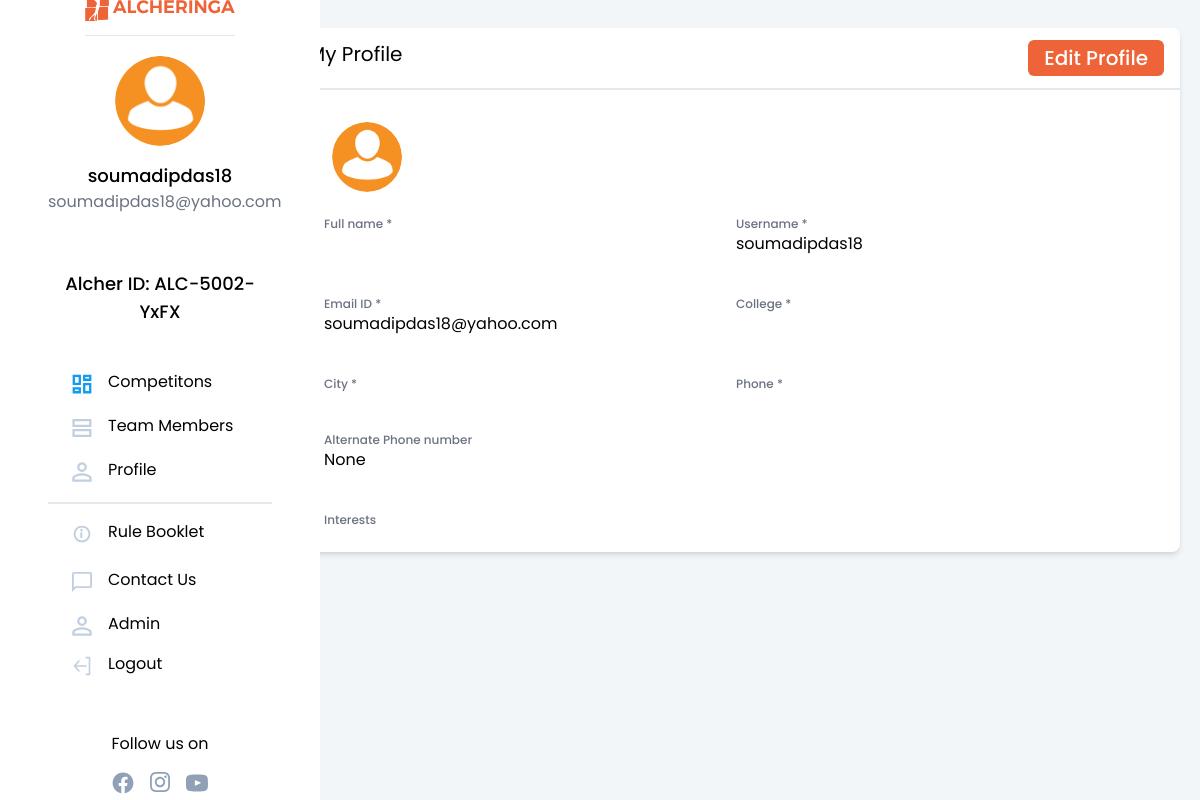
Page /auth/profile/ (signed in) on the committed database.
### authentication/models.py (models this page shows, shortened)
class NewUser(AbstractBaseUser, PermissionsMixin):
    alcherid = models.CharField(
        max_length=255, blank=True, unique=True)
    id = models.SlugField(primary_key=True, default=uuid.uuid4)
    img = models.ImageField(upload_to="image_uploads/userdp/",
                            default='user-default.png')
    email = models.EmailField(_('email address'), unique=True)
    username = models.CharField(max_length=150, unique=True)
    collegename = models.CharField(max_length=150, unique=False)
    city = models.CharField(max_length=150, unique=False)
    fullname = models.CharField(max_length=150, blank=True)
    phone = PhoneNumberField(unique=False, blank=True)
    alternate_phone = PhoneNumberField(unique=False, blank=True,null=True)
    interest = models.ManyToManyField(
        "competitions.Module", related_name="interest")
    team_members=models.IntegerField(default=0)
    no_of_events_registered=models.IntegerField(default=0)
    date_joined = models.DateTimeField(default=timezone.now)
    provider = models.CharField(max_length=200, unique=False, default="email")
    about = models.TextField(_('about'), max_length=500, blank=True)
    is_staff = models.BooleanField(default=False)
    is_active = models.BooleanField(default=False)
    objects = CustomAccountManager()
    USERNAME_FIELD = 'email'
    REQUIRED_FIELDS = ['username']

### authentication/views.py (the view)
# urls.py: path('profile/', views.profile, name='profile'),
@login_required(login_url='login')
def profile(request):
    modules = Module.objects.all()
    if request.method == 'POST':
        u_form = UserUpdateForm(
            request.POST, request.FILES, instance=request.user)
        if u_form.is_valid():
            u_form.save()
            messages.success(request, f'Your Profile has been updated!')
            return redirect('profile')
        print(u_form.errors)
    else:
        u_form = UserUpdateForm(instance=request.user)
    return render(request, 'authentication/profile.html', {'heading': 'Profile', 'form': u_form, 'modules': modules, 'totalmodules': modules.count()})

### competitions/models.py (called while the page is built)
    def __str__(self):
          return str(self.module)

### templates/authentication/profile.html (shortened to what this page needs)
{% extends '../basictailwind.html'%}
{% block body %}
<body  x-data="{ showModal: false}" :class="{'overflow-y-hidden': showModal}">
	<div class="flex" style="background-color: #F3F6F8;">
		{% include "../navbar.html" %}
		<div class="flex-grow h-screen">
			<div class="flex flex-grow" style="background-color: #F3F6F8;">
                <div class="mx-4 flex-grow">
                    <br>
                    <div class="flex m-1">
                        <div class=" bg-white max-w-4xl rounded-lg w-screen shadow-md">
                            <div >
                                <div class="py-3 pl-6 flex flex-row text-xl border-b-2 font-normal justify-between">
                                    <div>My Profile</div>
                                     <div><a href="{%url 'profileedit'%}"> <button
                                            class="orcolor mr-4 text-white md:ml-5 pt-1 pb-1 pl-4 pr-4 rounded-md font-medium">Edit Profile</button></a></div></div>
                                <br>
                                <div class="mx-10">
                                    <div class="container p-2">
                                        <img style="height : 70px; width : 70px; border-radius: 50%;" src="{{request.user.img.url}}" id="dp-set"class="justify-self-start"
                                            alt="profile pic" border="0" class="mx-auto" style="border-radius:9999px;" />
                                    </div>
                                        <div class="grid grid-cols-2 gap-2 place-content-end md:place-content-center">
                                            <div class="my-4">
                                                <div class="font-medium text-xs text-gray-500 text-left">Full name *</div>
                                            </div>
                                            <div  class="my-4">
                                                <div class="font-medium text-xs text-gray-500 text-left ">Username *</div>
                                                {{ request.user.username }}
                                            </div>
                                            <div  class="my-4">
                                                <div class="font-medium text-xs text-gray-500 text-left">Email ID *</div>
                                                {{ request.user.email }}
                                            </div>
                                            <div  class="my-4">
                                                <div class="font-medium text-xs text-gray-500 text-left">College *</div>
                                            </div>
                                            <div class="my-4">
                                                <div class="font-medium text-xs text-gray-500 text-left">City *</div>
                                            </div>
                                            <div class="my-4">
                                                <div class="font-medium text-xs text-gray-500 text-left">Phone *</div>
                                            </div class="my-4">
                                            <div class="my-4">
                                                <div class="font-medium text-xs text-gray-500 text-left">Alternate Phone number</div>
                                                {{  request.user.alternate_phone }}
                                            </div>
                                        </div>
                                        <div class="container">
                                            <div>
                                                <div class="pt-6 font-medium text-xs text-gray-500 text-left">Interests</div>
                                            </div>
                                            <div class="flex flex-wrap py-3" id="chip-interest">
                                            </div>
                                        </div>
                                </div>
                            </div>
                        </div>
                    </div>
                </div>
            </div>
        </div>
	</div>
</body>
{% endblock %}

### templates/navbar.html (shortened to what this page needs)
{%load static%}
  <nav class="w-80 hidden sm:block bg-white rounded shadow-md">
    <div class="w-80 h-screen flex flex-col justify-center bg-white border-gray-400 px-12 fixed float-left">
      <a href="/"><img src="{% static 'imgs/alcher_orange.svg'%}" class="mt-24 mx-auto pb-3 border-b" width="150px" height="40px" alt="logo" border="0" /></a>
      <div class="flex flex-col justify-center my-5">
        <img style="height : 90px; width : 90px; border-radius: 50%;" src="{{request.user.img.url}}" alt="profile pic" border="0"
                class="mx-auto rounded-full" />
        <div class="pt-4 font-medium text-lg text-center">{{request.user.username}}</div>
        <div class="text-gray-500 text-base font-normal text-center">{{request.user.email}}</div>
      </div>
      <div class="flex flex-col justify-center my-5">
        <div class="pt-4 font-medium text-lg text-center">Alcher ID: {{request.user.alcherid}}</div>
      </div>
      <div class="pt-2 mt-2 mb-28 flex flex-col justify-center">
        <a href="{%url 'showallcompetitions'%}"><div class="rounded-full flex flex-nowrap my-1 py-2 pl-6 w-60 hover:border-0 hover:bg-gray-100">
          <svg width="20" height="20" viewBox="0 0 24 24" fill="none" xmlns="http://www.w3.org/2000/svg">
            <path d="M9.35 11.85H2.15V2.15H9.35V11.85ZM9.35 21.85H2.15V17.15H9.35V21.85ZM21.85 21.85H14.65V12.15H21.85V21.85ZM14.65 6.85V2.15H21.85V6.85H14.65Z" stroke="#109CF1" stroke-width="2.8" />
          </svg>
          <p class="pl-4 -mt-1">Competitons</p>
        </div></a>
        <a href="{%url 'team'%}"><div class="rounded-full flex flex-nowrap my-1 py-2 w-60 pl-6 hover:border-0 hover:bg-gray-100">
          <svg width="20" height="20" viewBox="0 0 25 24" fill="none" xmlns="http://www.w3.org/2000/svg">
            <path d="M1.9 9.35V2.15H22.85V9.35H1.9ZM1.9 21.85V14.65H22.85V21.85H1.9Z" stroke="#C2CFE0" stroke-width="2.8" />
          </svg>
          <p class="pl-4 -mt-1">Team Members</p>
        </div></a>
        <a href='{%url 'profile'%}' >
        <div class="rounded-full flex flex-nowrap my-1 py-2 w-60 pl-6 hover:border-0 hover:bg-gray-100 mb-3">
          <p class="pl-4 -mt-1">Profile</p>
        </div>
        </a>
        <hr class="border bg-gray-200" />
        <a href="s"><div class="rounded-full flex flex-nowrap my-2 py-2 w-60 pl-6 hover:border-0 hover:bg-gray-100 mt-3">
          <p class="pl-4 -mt-1">Rule Booklet</p>
        </div></a>
        <a href="n"><div class="rounded-full flex flex-nowrap my-1 py-2 w-60 pl-6 hover:border-0 hover:bg-gray-100">
          <p class="pl-4 -mt-1">Contact Us</p>
        </div></a>
        {%if request.user.is_staff%}
        <a href="/admin" target="_blank"><div class="rounded-full flex flex-nowrap my-1 py-2 pl-6 w-60 hover:border-0 hover:bg-gray-100">
          <p class="pl-4 -mt-1">Admin</p>
        </div></a>
        {%endif%}
        <a href='{% url 'logout'%}'>
        <div class="rounded-full flex flex-nowrap py-2 pl-6 w-60 hover:border-0 hover:bg-gray-100">
          <p class="pl-4 -mt-1">Logout</p>
        </div>
        </a>
        <br>
        <br>
        <div>
            <div style="text-align:center">
                <p class="">Follow us on</p>
                <div class=" flex justify-center space-x-4 mt-4">
                  <a style="cursor:pointer;" href="https://www.facebook.com/alcheringaiitg" target="_blank">
                    </a>
                  <a style="cursor:pointer;" href="https://www.instagram.com/alcheringaiitg/" target="_blank">
                    </a>
                  <a style="cursor:pointer;" href="https://twitter.com/alcheringaiitg" target="_blank">
                    </a>
                </div>
            </div>
        </div>
      </div>
    </div>
  </nav>

### templates/basictailwind.html (style rules this page uses)
body { font-family: 'Poppins', sans-serif; }
.orcolor { background-color: #EE6337; }

### rows in the picture
NewUser: user.img (placeholder picture), user.username "soumadipdas18", user.email "soumadipdas18@yahoo.com", user.alcherid "ALC-5002-YxFX", user.alternate_phone "None"
